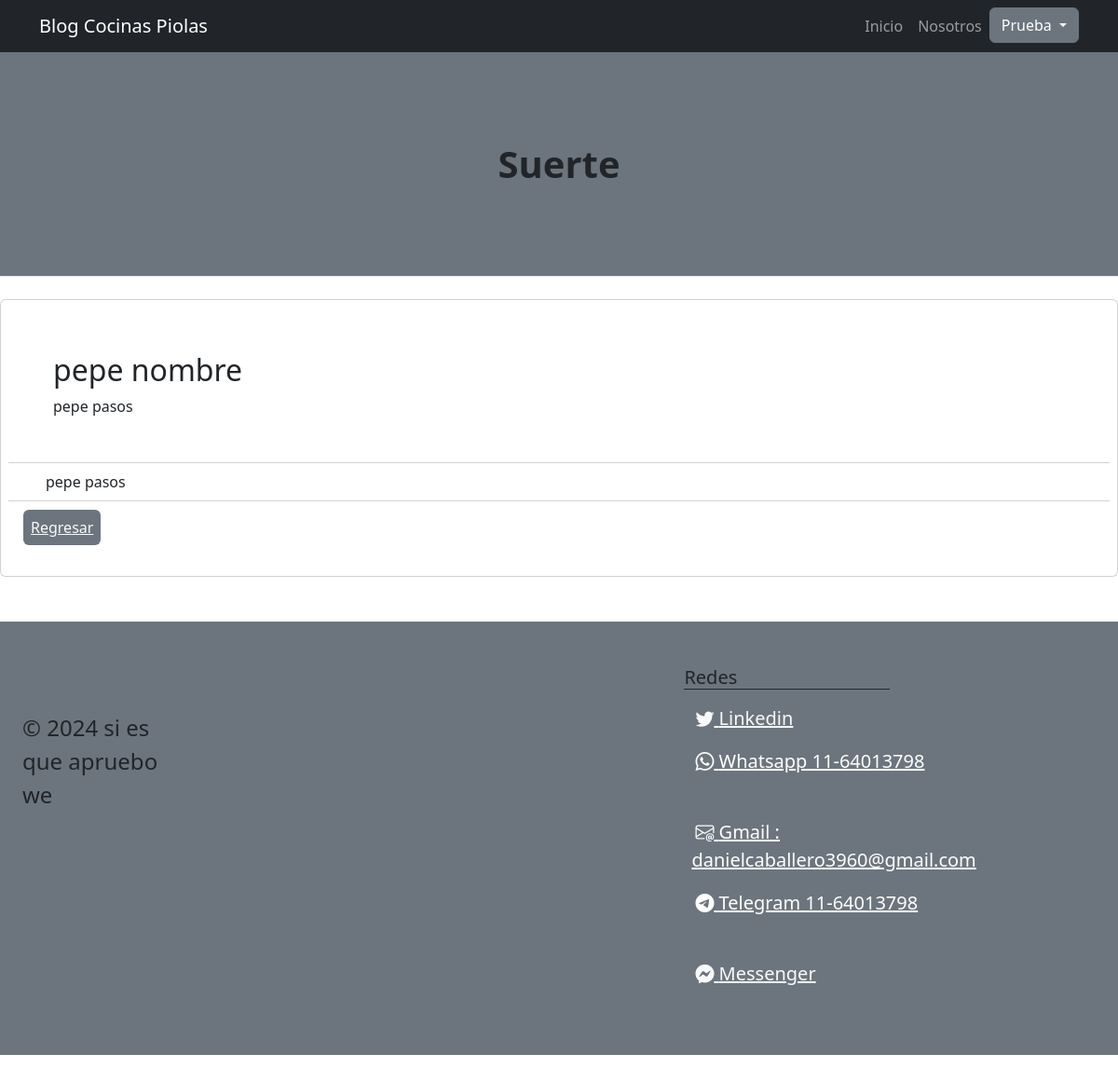
Screenshot of /detalle/10/ (signed in) with the database file from the repository.
### AppBlogCocina/models.py (models this page shows, shortened)
class Receta(models.Model):
    nombre = models.CharField(max_length=40)
    descripcion = models.CharField(max_length=800)
    pasos_completos = models.CharField(max_length=8000)
    categoria = models.CharField(max_length=200)
    user = models.ForeignKey(User, on_delete=models.CASCADE)

### AppBlogCocina/views.py (the view)
# urls.py: path('detalle/<int:pk>/', views.RecetaDetalle.as_view(), name='Detail'),
class RecetaDetalle(LoginRequiredMixin, DetailView):
    model = Receta
    template_name = "AppBlogCocina/receta_detalle.html"

### AppBlogCocina/templates/AppBlogCocina/receta_detalle.html (shortened to what this page needs)
{% extends 'AppBlogCocina/base.html' %}
{% load static %}
{% block headerFrase %}
    <h1 class="fw-bolder">Suerte</h1>
{% endblock headerFrase %}
{% block main %}
<div class="card p-2" style="">
    <div class="card-body p-5">
      <h2 class="card-title">{{ receta.nombre}}</h2>
      <p class="card-text">{{ receta.pasos_completos}}</p>
    </div>
    <ul class="list-group list-group-flush px-4">
      <li class="list-group-item">{{ receta.categoria}}</li>
    </ul>
    <p class="p-3">
        <a class="text-light bg-secondary rounded p-2" href="{% url 'Lista' %}">Regresar</a>
    </p>
  </div>
{% endblock main%}

### AppBlogCocina/templates/AppBlogCocina/base.html (shortened to what this page needs)
<!DOCTYPE html>
<html lang="en">
    <head>
        {% load static %}
        <link href="{% static 'AppBlogCocina/css/styles.css' %}" rel="stylesheet" />
        <link rel="stylesheet" href="https://cdn.jsdelivr.net/npm/bootstrap-icons@1.11.3/font/bootstrap-icons.min.css">
    </head>
    <body>
        <nav class="navbar navbar-expand-lg navbar-dark bg-dark">
            <div class="container">
                <a class="navbar-brand" href="#!">Blog Cocinas Piolas</a>
                <div class="collapse navbar-collapse" id="navbarSupportedContent">
                    <ul class="navbar-nav ms-auto mb-2 mb-lg-0">
                        <li class="nav-item"><a class="nav-link" href="{% url 'Inicio' %}">Inicio</a></li>
                        <li class="nav-item"><a class="nav-link" href="{% url 'About' %}">Nosotros</a></li>
                        {% if request.user.is_authenticated %}
                            <div class="dropdown">
                                <button class="btn btn-secondary dropdown-toggle" type="button" id="dropdownMenuButton1" data-bs-toggle="dropdown" aria-expanded="false">
                                    {{ request.user.username }}
                                </button>
                            </div>
                        {% endif %}
                    </ul>
                </div>
            </div>
        </nav>
        <header class="py-5 bg-secondary border-bottom mb-4">
            <div class="container">
                <div class="text-center my-5">
                    {% block headerFrase %}{% endblock headerFrase %}
                </div>
            </div>
        </header>
        {% block main %}
        {% endblock main %}
        <div class="w-100 bg-secondary">
            <footer class="footer row row-cols-1 row-cols-md-8 row-cols-lg-5 py-5 my-5">
              <div class="footer-col col mb-3">
                <a href="/" class="d-flex align-items-center mb-3 link-body-emphasis text-decoration-none">
                  <svg class="bi me-2" width="40" height="32"><use xlink:href="#bootstrap"></use></svg>
                </a>
                <p class="text-body-secondary fs-4 px-4">© 2024 si es que apruebo we</p>
              </div>
              <div class="col mb-3">
              </div>
              <div class="col mb-3">
              </div>
              <div class="col mb-3">
                <h5 class="border-bottom border-dark">Redes</h5>
                <ul class="nav flex-column">
                  <li class="p-2"><a href="https://www.linkedin.com/in/daniel-caballero-b005a0246/" class="p-0 p-1 rounded text-light bi bi-twitter fs-5"> Linkedin</a></li>
                  <li class="p-2"><a href="#" class="p-0 p-1 rounded text-bg-secondary bi bi-whatsapp fs-5"> Whatsapp 11-64013798</a></li>
                  <li class="p-2"><a href="#" class="p-0 p-1 rounded text-bg-secondary bi bi-envelope-at fs-5"> Gmail : danielcaballero3960@gmail.com</a></li>
                  <li class="p-2"><a href="#" class="p-0 p-1 rounded text-bg-secondary bi bi-telegram fs-5"> Telegram 11-64013798</a></li>
                  <li class="p-2"><a href="https://www.facebook.com/daniel.caballero.16100/" class="p-0 p-1 rounded text-light bi bi-messenger fs-5"> Messenger</a></li>
                </ul>
              </div>
    </body>
</html>

### rows the page displays
Receta: nombre "pepe nombre", pasos_completos "pepe pasos", categoria "pepe pasos"

### other values shown
{{ request.user.username }} "Prueba"
